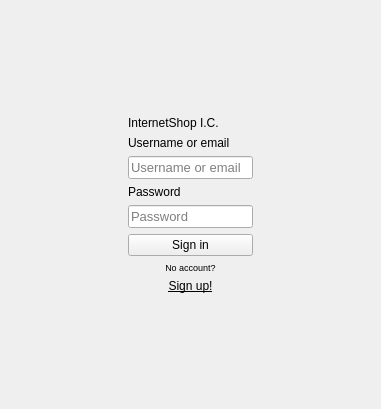
<?xml version="1.0" encoding="UTF-8"?>
<ui version="4.0">
 <class>LoginForm</class>
 <widget class="QWidget" name="LoginForm">
  <property name="geometry">
   <rect>
    <x>0</x>
    <y>0</y>
    <width>381</width>
    <height>409</height>
   </rect>
  </property>
  <property name="windowTitle">
   <string>Form</string>
  </property>
  <property name="styleSheet">
   <string notr="true"/>
  </property>
  <layout class="QVBoxLayout" name="verticalLayout">
   <item>
    <layout class="QHBoxLayout" name="horizontalLayout_2">
     <item>
      <spacer name="horizontalSpacer">
       <property name="orientation">
        <enum>Qt::Horizontal</enum>
       </property>
       <property name="sizeHint" stdset="0">
        <size>
         <width>30</width>
         <height>20</height>
        </size>
       </property>
      </spacer>
     </item>
     <item>
      <layout class="QVBoxLayout" name="verticalLayout_2">
       <item>
        <spacer name="verticalSpacer_2">
         <property name="orientation">
          <enum>Qt::Vertical</enum>
         </property>
         <property name="sizeHint" stdset="0">
          <size>
           <width>20</width>
           <height>40</height>
          </size>
         </property>
        </spacer>
       </item>
       <item>
        <widget class="QLabel" name="label">
         <property name="styleSheet">
          <string notr="true">color: rgb(0, 0, 0);
font: 700 22pt &quot;Arial&quot;;</string>
         </property>
         <property name="text">
          <string>InternetShop I.C.</string>
         </property>
        </widget>
       </item>
       <item>
        <widget class="QLabel" name="loginLabel">
         <property name="font">
          <font>
           <family>Segoe UI</family>
           <italic>false</italic>
           <bold>false</bold>
          </font>
         </property>
         <property name="text">
          <string>Username or email</string>
         </property>
        </widget>
       </item>
       <item>
        <widget class="QLineEdit" name="passwordLineEdit">
         <property name="enabled">
          <bool>true</bool>
         </property>
         <property name="font">
          <font>
           <family>Arial</family>
           <pointsize>10</pointsize>
          </font>
         </property>
         <property name="inputMethodHints">
          <set>Qt::ImhHiddenText</set>
         </property>
         <property name="text">
          <string comment="login" extracomment="login"/>
         </property>
         <property name="placeholderText">
          <string>Username or email</string>
         </property>
        </widget>
       </item>
       <item>
        <widget class="QLabel" name="passwordLable">
         <property name="font">
          <font>
           <family>Segoe UI</family>
          </font>
         </property>
         <property name="text">
          <string>Password </string>
         </property>
        </widget>
       </item>
       <item>
        <widget class="QLineEdit" name="loginLineEdit">
         <property name="enabled">
          <bool>true</bool>
         </property>
         <property name="font">
          <font>
           <family>Arial</family>
           <pointsize>10</pointsize>
          </font>
         </property>
         <property name="placeholderText">
          <string>Password</string>
         </property>
        </widget>
       </item>
       <item>
        <widget class="QPushButton" name="signInButton">
         <property name="cursor">
          <cursorShape>PointingHandCursor</cursorShape>
         </property>
         <property name="text">
          <string>Sign in</string>
         </property>
        </widget>
       </item>
       <item>
        <widget class="QLabel" name="label_2">
         <property name="font">
          <font>
           <pointsize>7</pointsize>
           <italic>false</italic>
           <bold>false</bold>
           <underline>false</underline>
          </font>
         </property>
         <property name="layoutDirection">
          <enum>Qt::LeftToRight</enum>
         </property>
         <property name="text">
          <string>No account?</string>
         </property>
         <property name="alignment">
          <set>Qt::AlignCenter</set>
         </property>
        </widget>
       </item>
       <item>
        <widget class="QLabel" name="signUpLabel">
         <property name="font">
          <font>
           <underline>true</underline>
          </font>
         </property>
         <property name="lineWidth">
          <number>-5</number>
         </property>
         <property name="text">
          <string>Sign up!</string>
         </property>
         <property name="alignment">
          <set>Qt::AlignCenter</set>
         </property>
        </widget>
       </item>
       <item>
        <spacer name="verticalSpacer">
         <property name="orientation">
          <enum>Qt::Vertical</enum>
         </property>
         <property name="sizeHint" stdset="0">
          <size>
           <width>20</width>
           <height>40</height>
          </size>
         </property>
        </spacer>
       </item>
      </layout>
     </item>
     <item>
      <spacer name="horizontalSpacer_2">
       <property name="orientation">
        <enum>Qt::Horizontal</enum>
       </property>
       <property name="sizeType">
        <enum>QSizePolicy::Expanding</enum>
       </property>
       <property name="sizeHint" stdset="0">
        <size>
         <width>30</width>
         <height>20</height>
        </size>
       </property>
      </spacer>
     </item>
    </layout>
   </item>
  </layout>
 </widget>
 <resources/>
 <connections/>
</ui>
